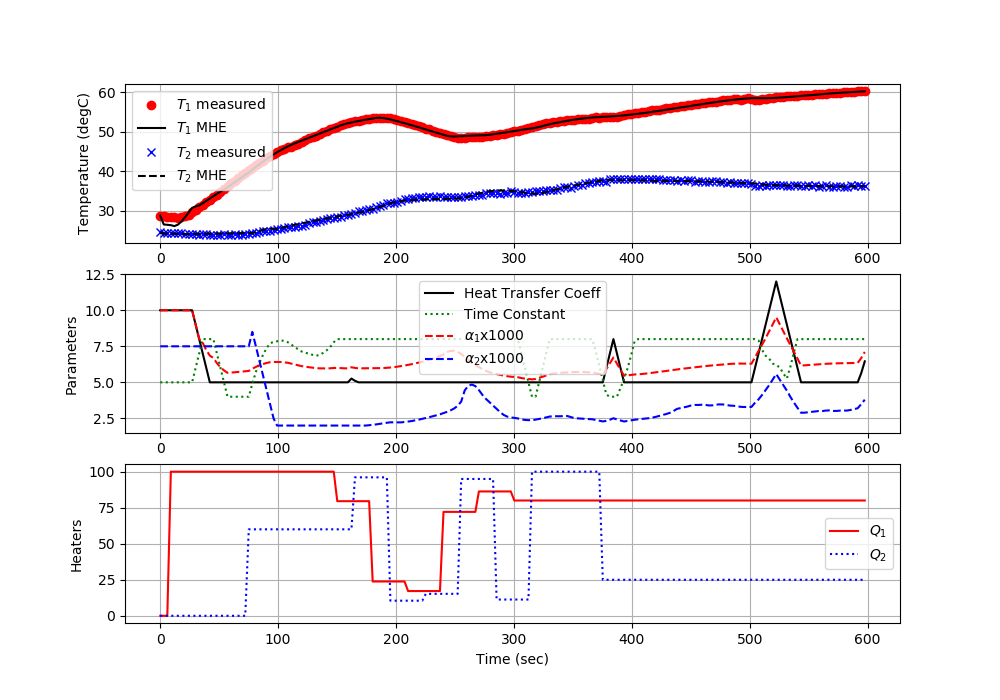

Recreate this plot in Python.
import numpy as np
import time
import matplotlib.pyplot as plt
import random
# get gekko package with:
#   pip install gekko
from gekko import GEKKO
# get tclab package with:
#   pip install tclab
from tclab import TCLab

# Connect to Arduino
a = TCLab()

# Final time
tf = 10 # min
# number of data points (1 pt every 3 seconds)
n = tf * 20 + 1

# Configure heater levels
# Percent Heater (0-100%)
Q1s = np.zeros(n)
Q2s = np.zeros(n)
# Heater random steps every 50 sec
# Alternate steps by Q1 and Q2
Q1s[3:]    = 100.0
Q1s[50:]   = 0.0 
Q1s[100:]  = 80.0

Q2s[25:]   = 60.0 
Q2s[75:]   = 100.0
Q2s[125:]  = 25.0

# rapid, random changes every 5 cycles between 50 and 100
for i in range(50,100):
    if i%10==0:
        Q1s[i:i+10] = random.random() * 100.0
    if (i+5)%10==0:
        Q2s[i:i+10] = random.random() * 100.0
        
# Record initial temperatures (degC)
T1m = a.T1 * np.ones(n)
T2m = a.T2 * np.ones(n)
# Store MHE values for plots
Tmhe1 = T1m[0] * np.ones(n)
Tmhe2 = T2m[0] * np.ones(n)
Umhe = 10.0 * np.ones(n)
taumhe = 5.0 * np.ones(n)
amhe1 = 0.01 * np.ones(n)
amhe2 = 0.0075 * np.ones(n)

#########################################################
# Initialize Model as Estimator
#########################################################
m = GEKKO(name='tclab-mhe')
m.server = 'http://127.0.0.1' # if local server is installed

# 60 second time horizon, 20 steps
m.time = np.linspace(0,60,21)

# Parameters to Estimate
U = m.FV(value=10,name='u')
U.STATUS = 0  # don't estimate initially
U.FSTATUS = 0 # no measurements
U.DMAX = 1
U.LOWER = 5
U.UPPER = 15

tau = m.FV(value=5,name='tau')
tau.STATUS = 0  # don't estimate initially
tau.FSTATUS = 0 # no measurements
tau.DMAX = 1
tau.LOWER = 4
tau.UPPER = 8

alpha1 = m.FV(value=0.01,name='a1')   # W / % heater
alpha1.STATUS = 0  # don't estimate initially
alpha1.FSTATUS = 0 # no measurements
alpha1.DMAX = 0.001
alpha1.LOWER = 0.003
alpha1.UPPER = 0.03

alpha2 = m.FV(value=0.0075,name='a2') # W / % heater
alpha2.STATUS = 0  # don't estimate initially
alpha2.FSTATUS = 0 # no measurements
alpha2.DMAX = 0.001
alpha2.LOWER = 0.002
alpha2.UPPER = 0.02

# Measured inputs
Q1 = m.MV(value=0,name='q1')
Q1.STATUS = 0  # don't estimate
Q1.FSTATUS = 1 # receive measurement

Q2 = m.MV(value=0,name='q2')
Q2.STATUS = 0  # don't estimate
Q2.FSTATUS = 1 # receive measurement

# State variables
TH1 = m.SV(value=T1m[0],name='th1')
TH2 = m.SV(value=T2m[0],name='th2')

# Measurements for model alignment
TC1 = m.CV(value=T1m[0],name='tc1')
TC1.STATUS = 1     # minimize error between simulation and measurement
TC1.FSTATUS = 1    # receive measurement
TC1.MEAS_GAP = 0.1 # measurement deadband gap
TC1.LOWER = 0
TC1.UPPER = 200

TC2 = m.CV(value=T2m[0],name='tc2')
TC2.STATUS = 1     # minimize error between simulation and measurement
TC2.FSTATUS = 1    # receive measurement
TC2.MEAS_GAP = 0.1 # measurement deadband gap
TC2.LOWER = 0
TC2.UPPER = 200

Ta = m.Param(value=23.0+273.15)     # K
mass = m.Param(value=4.0/1000.0)    # kg
Cp = m.Param(value=0.5*1000.0)      # J/kg-K    
A = m.Param(value=10.0/100.0**2)    # Area not between heaters in m^2
As = m.Param(value=2.0/100.0**2)    # Area between heaters in m^2
eps = m.Param(value=0.9)            # Emissivity
sigma = m.Const(5.67e-8)            # Stefan-Boltzman

# Heater temperatures
T1 = m.Intermediate(TH1+273.15)
T2 = m.Intermediate(TH2+273.15)

# Heat transfer between two heaters
Q_C12 = m.Intermediate(U*As*(T2-T1)) # Convective
Q_R12 = m.Intermediate(eps*sigma*As*(T2**4-T1**4)) # Radiative

# Semi-fundamental correlations (energy balances)
m.Equation(TH1.dt() == (1.0/(mass*Cp))*(U*A*(Ta-T1) \
                    + eps * sigma * A * (Ta**4 - T1**4) \
                    + Q_C12 + Q_R12 \
                    + alpha1*Q1))

m.Equation(TH2.dt() == (1.0/(mass*Cp))*(U*A*(Ta-T2) \
                    + eps * sigma * A * (Ta**4 - T2**4) \
                    - Q_C12 - Q_R12 \
                    + alpha2*Q2))

# Empirical correlations (lag equations to emulate conduction)
m.Equation(tau * TC1.dt() == -TC1 + TH1)
m.Equation(tau * TC2.dt() == -TC2 + TH2)

# Global Options
m.options.IMODE   = 5 # MHE
m.options.EV_TYPE = 2 # Objective type
m.options.NODES   = 3 # Collocation nodes
m.options.SOLVER  = 3 # IPOPT
m.options.COLDSTART = 1 # COLDSTART on first cycle
##################################################################
# Create plot
plt.figure(figsize=(10,7))
plt.ion()
plt.show()

# Main Loop
start_time = time.time()
prev_time = start_time
tm = np.zeros(n)

try:
    for i in range(1,n):
        # Sleep time
        sleep_max = 3.0
        sleep = sleep_max - (time.time() - prev_time)
        if sleep>=0.01:
            time.sleep(sleep-0.01)
        else:
            time.sleep(0.01)

        # Record time and change in time
        t = time.time()
        dt = t - prev_time
        prev_time = t
        tm[i] = t - start_time

        # Read temperatures in Celsius 
        T1m[i] = a.T1
        T2m[i] = a.T2

        # Insert measurements
        TC1.MEAS = T1m[i]
        TC2.MEAS = T2m[i]
        Q1.MEAS = Q1s[i-1]
        Q2.MEAS = Q2s[i-1]

        # Start estimating U after 10 cycles (20 sec)
        if i==10:
            U.STATUS = 1
            tau.STATUS = 1
            alpha1.STATUS = 1
            alpha2.STATUS = 1
        
        # Predict Parameters and Temperatures with MHE
        # use remote=False for local solve
        m.solve(remote=True) 

        if m.options.APPSTATUS == 1:
            # Retrieve new values
            Tmhe1[i] = TC1.MODEL
            Tmhe2[i] = TC2.MODEL
            Umhe[i]  = U.NEWVAL
            taumhe[i] = tau.NEWVAL
            amhe1[i] = alpha1.NEWVAL
            amhe2[i] = alpha2.NEWVAL
        else:
            # Solution failed, copy prior solution
            Tmhe1[i] = Tmhe1[i-1]
            Tmhe2[i] = Tmhe1[i-1]
            Umhe[i]  = Umhe[i-1]
            taumhe[i] = taumhe[i-1]
            amhe1[i] = amhe1[i-1]
            amhe2[i] = amhe2[i-1]
        
        # Write new heater values (0-100)
        a.Q1(Q1s[i])
        a.Q2(Q2s[i])

        # Plot
        plt.clf()
        ax=plt.subplot(3,1,1)
        ax.grid()
        plt.plot(tm[0:i],T1m[0:i],'ro',label=r'$T_1$ measured')
        plt.plot(tm[0:i],Tmhe1[0:i],'k-',label=r'$T_1$ MHE')
        plt.plot(tm[0:i],T2m[0:i],'bx',label=r'$T_2$ measured')
        plt.plot(tm[0:i],Tmhe2[0:i],'k--',label=r'$T_2$ MHE')
        plt.ylabel('Temperature (degC)')
        plt.legend(loc=2)
        ax=plt.subplot(3,1,2)
        ax.grid()
        plt.plot(tm[0:i],Umhe[0:i],'k-',label='Heat Transfer Coeff')
        plt.plot(tm[0:i],taumhe[0:i],'g:',label='Time Constant')        
        plt.plot(tm[0:i],amhe1[0:i]*1000,'r--',label=r'$\alpha_1$x1000')
        plt.plot(tm[0:i],amhe2[0:i]*1000,'b--',label=r'$\alpha_2$x1000')
        plt.ylabel('Parameters')
        plt.legend(loc='best')
        ax=plt.subplot(3,1,3)
        ax.grid()
        plt.plot(tm[0:i],Q1s[0:i],'r-',label=r'$Q_1$')
        plt.plot(tm[0:i],Q2s[0:i],'b:',label=r'$Q_2$')
        plt.ylabel('Heaters')
        plt.xlabel('Time (sec)')
        plt.legend(loc='best')
        plt.draw()
        plt.pause(0.05)

    # Turn off heaters
    a.Q1(0)
    a.Q2(0)
    # Save figure
    plt.savefig('tclab_mhe.png')
    
# Allow user to end loop with Ctrl-C           
except KeyboardInterrupt:
    # Disconnect from Arduino
    a.Q1(0)
    a.Q2(0)
    print('Shutting down')
    a.close()
    plt.savefig('tclab_mhe.png')
    
# Make sure serial connection still closes when there's an error
except:           
    # Disconnect from Arduino
    a.Q1(0)
    a.Q2(0)
    print('Error: Shutting down')
    a.close()
    plt.savefig('tclab_mhe.png')
    raise
